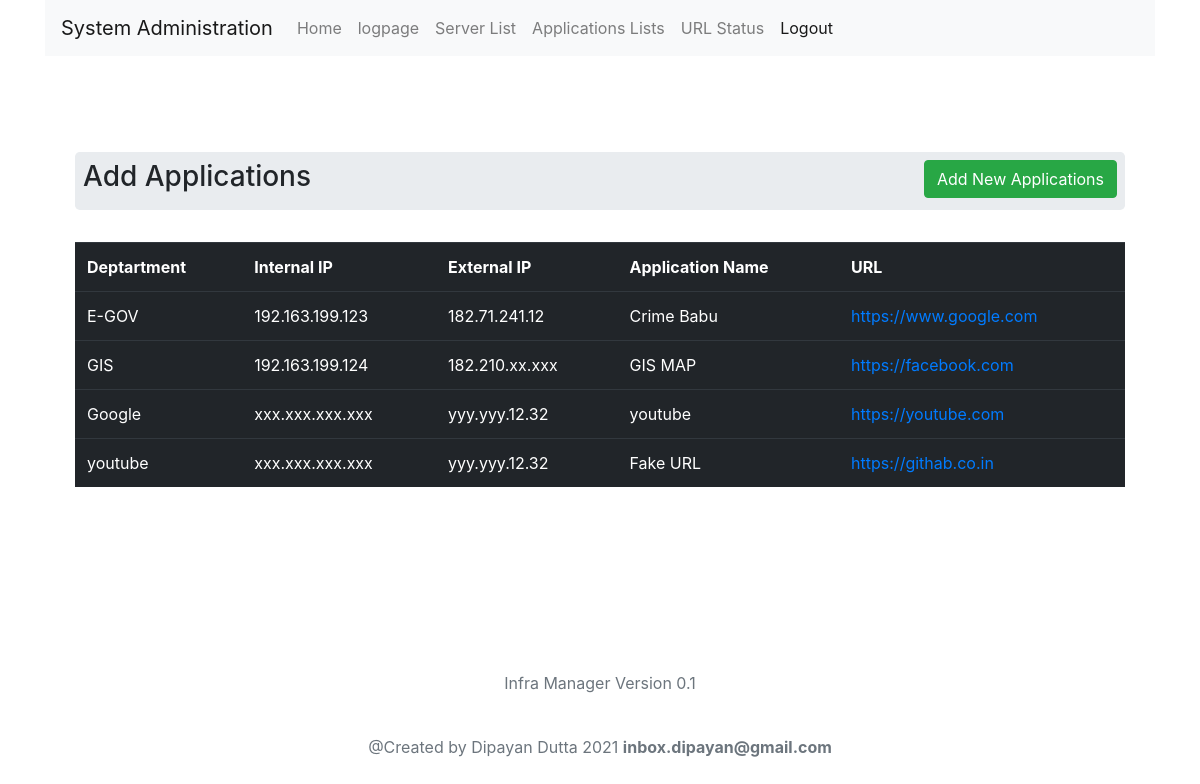
Screenshot of /urllists/lists/ (signed in) with the database file from the repository.
### urllists/models.py (models this page shows)
class UrlLists(models.Model):
	SerialNumber 	= models.AutoField(primary_key=True)
	internalIP		= models.TextField(max_length=30)
	externalIP		= models.TextField(max_length=30)
	appName			= models.TextField(max_length=100)
	appURL			= models.TextField(max_length=200)
	Dept			= models.TextField(max_length=200)

### urllists/views.py (the view)
# urls.py: path('',include('account.urls')),
@login_required(login_url='/login/')
def urls(request):
	template = 'urllists.html'
	title    = 'urllists'
	applications 	= UrlLists.objects.all()
	paginator 		= Paginator(applications,5)
	page			= request.GET.get('page')
	applications 	= paginator.get_page('page')
	return render(request,template,{'title':title,'applications':applications})

### urllists/templates/urllists.html (shortened to what this page needs)
{% extends 'base.html' %}
{% block PageBody %}
	<div class="container">
		<div class="row">
			<div class="col md-12">
				<div class="jumbotron p-2">
					<h3>Add Applications <button type="button" class="btn btn-success float-right" data-toggle="modal" data-target="#addapplication">Add New Applications</button></h3>
				</div>
				<table class="table table-hover table-dark">
					<tr>
						<th>Deptartment</th>
						<th>Internal IP</th>
						<th>External IP</th>
						<th>Application Name</th>
						<th>URL</th>
					</tr>
					{% for app in applications %}
					<tr>
						<td>{{ app.Dept }}</td>
						<td>{{ app.internalIP }}</td>
						<td>{{ app.externalIP }}</td>
						<td>{{ app.appName }}</td>
						<td><a href="{{ app.appURL }}">{{ app.appURL }}</a></td>
					</tr>
					{% endfor %}
				</table>
			</div>
		</div>
	</div>
{% endblock %}

### rows the page displays
UrlLists: Dept "E-GOV", internalIP "192.163.199.123", externalIP "182.71.241.12", appName "Crime Babu", appURL "https://www.google.com"
UrlLists: Dept "GIS", internalIP "192.163.199.124", externalIP "182.210.xx.xxx", appName "GIS MAP", appURL "https://facebook.com"
UrlLists: Dept "Google", internalIP "xxx.xxx.xxx.xxx", externalIP "yyy.yyy.12.32", appName "youtube", appURL "https://youtube.com"
UrlLists: Dept "youtube", internalIP "xxx.xxx.xxx.xxx", externalIP "yyy.yyy.12.32", appName "Fake URL", appURL "https://githab.co.in"
